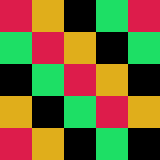

Tiled map render using the project's own tile images. Description and the whole map definition, tile-layer contents included, below:
An orthogonal 5x5 tile map with 32x32 px tiles, 1 tile layer (Capa de Patrones 1).

<map version="1.0" orientation="orthogonal" renderorder="right-down" width="5" height="5" tilewidth="32" tileheight="32" nextobjectid="1">
 <tileset firstgid="1" name="pruebaTiles" tilewidth="32" tileheight="32" tilecount="4" columns="2">
  <image source="../../Descargas/pruebaTiles.png" width="64" height="64" />
 </tileset>
 <layer name="Capa de Patrones 1" width="5" height="5">
  <data>
   <tile gid="3" />
   <tile gid="1" />
   <tile gid="0" />
   <tile gid="2" />
   <tile gid="3" />
   <tile gid="2" />
   <tile gid="3" />
   <tile gid="1" />
   <tile gid="0" />
   <tile gid="2" />
   <tile gid="0" />
   <tile gid="2" />
   <tile gid="3" />
   <tile gid="1" />
   <tile gid="0" />
   <tile gid="1" />
   <tile gid="0" />
   <tile gid="2" />
   <tile gid="3" />
   <tile gid="1" />
   <tile gid="3" />
   <tile gid="1" />
   <tile gid="0" />
   <tile gid="2" />
   <tile gid="0" />
  </data>
 </layer>
</map>
